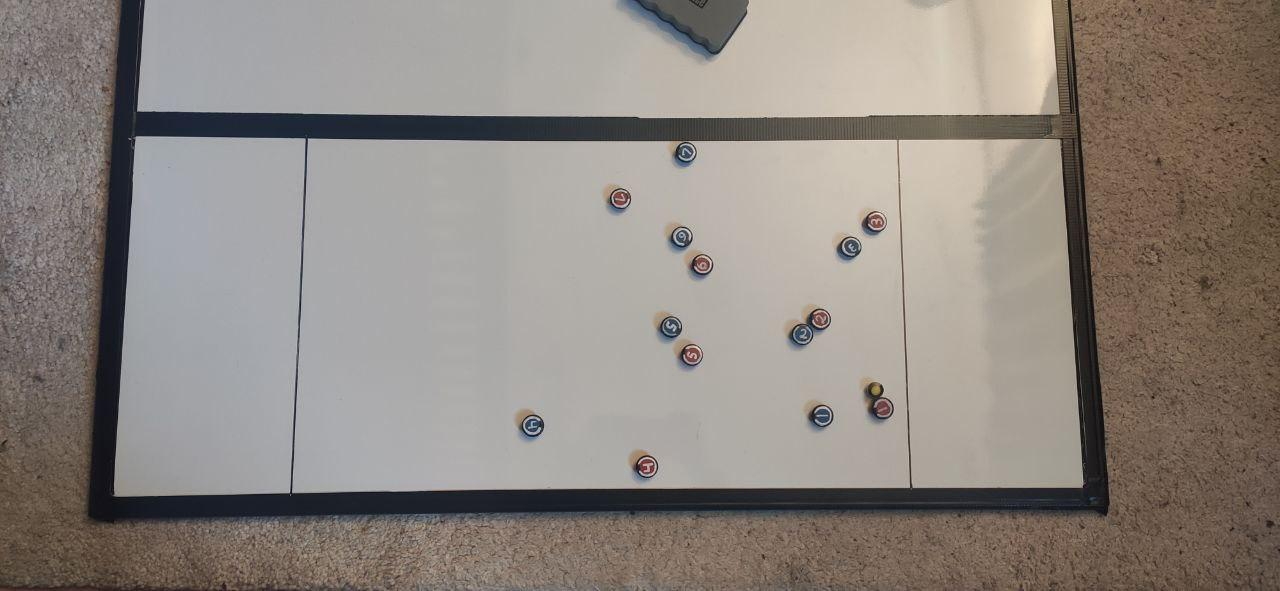
#> input picture input_imgs/disc.jpg, 1280 x 591 px, given in place of current.jpg, which was not available
$ python ip_camera.py
#> lines starting #> are read from the running program, lines starting #| are printed output that depends on the picture; pictures that were not available may be replaced by others from this repository, and a replacement may not be noted
### cv_utils.py
import cv2
import cfg
import numpy as np
show_count = 0


# [26 lines left out: functions min_max_normalize, crop_to_content, rotate_img, not called in this run]


def display_img(img, window_name=None, wait=True, pos=None, scale=None):
    global show_count
    if scale is None:
        border_px = 10
        scale = (cfg.resolution_x / cfg.max_num_windows - 2 * border_px) / img.shape[1]
    else:
        scale /= cfg.resize_factor
    pos = show_count if pos is None else pos
    h, w = (np.array(img.shape[:2]) * scale).astype(np.int32)
    window_name = f'{show_count}' if window_name is None else window_name
    cv2.imshow(window_name, cv2.resize(img, (w, h)))
    window_x = (cfg.resolution_x // cfg.max_num_windows) * (pos % cfg.max_num_windows)
    cv2.moveWindow(window_name, window_x, 0)
    show_count += 1
    cv2.waitKey(0) if wait else None


# [4 lines left out: function display_imgs, not called in this run]


def get_contour_center(contour):
    moments = cv2.moments(contour)
    return np.array([moments['m10']/moments['m00'], moments['m01']/moments['m00']])


# [26 lines left out: functions find_contours, round_to_odd, round_to_even, adaptive_threshold, not called in this run]

### ip_camera.py
import os

import urllib3
import socket
import cfg
import cv2
import time
import re
import cv_utils
import http
from datetime import datetime
from contextlib import contextmanager
import numpy as np


def trigger_remote_camera(img_number=0):
    sock = socket.socket(socket.AF_INET, socket.SOCK_DGRAM)  # UDP
    sock.sendto(bytes(f'F', "utf-8"), (cfg.ip, cfg.udp_port))
    time.sleep(cfg.autofocus_time_seconds)  # wait for autofocus
    sock.sendto(bytes(f'C{img_number}', "utf-8"), (cfg.ip, cfg.udp_port))
    pass


def filename_2_number(name):
    splitted = name.split('_')
    if len(splitted) == 2:
        return -1
    else:
        num = splitted[-1].split('.')[0]
        return int(num)


def find_photo(img_number=0):  # todo check status?
    response = urllib3.PoolManager().request("GET", f'{cfg.ip}:{cfg.http_port}')
    if response.status == http.HTTPStatus.OK:
        response = str(response.data)
    else:
        return None
    pattern = re.compile(f'>{cfg.img_prefix}{img_number}(?:_\d+)?\.jpg')
    matches = pattern.findall(response)
    if not matches:
        return None
    matches = sorted([m[1:] for m in matches], key=filename_2_number)
    filename = sorted(matches, key=filename_2_number)[-1]
    return filename


def download_photo(img_number=0, last_filename=None):
    filename_on_server = find_photo(img_number)
    if filename_on_server == last_filename:
        return None
    url = f'{cfg.ip}:{cfg.http_port}/{filename_on_server}'
    response = urllib3.PoolManager().request("GET", url)
    data = response.data if response.status == http.HTTPStatus.OK else None
    return data


def take_photo(save_path=cfg.camera_save_path, img_number_on_server=0):
    last_filename = find_photo(img_number_on_server)
    trigger_remote_camera(img_number_on_server)
    i, delay, timeout = 0, 0.3, 10
    img_data = download_photo(img_number_on_server, last_filename)
    while img_data is None:
        if i * delay >= timeout:
            print('failed to take photo')
            return False
        i += 1
        time.sleep(delay)
        img_data = download_photo(img_number_on_server, last_filename)
    os.makedirs(os.path.dirname(save_path), exist_ok=True)
    with open(save_path, 'wb') as f:
        f.write(img_data)
    return True

@contextmanager
def measure_time():
    t0 = None
    try:
        t0 = datetime.now()
        yield
    finally:
        t1 = datetime.now()
        if t0 is not None:
            delta = t1 - t0
            print(f'execution time: {delta.total_seconds()}')


if __name__ == '__main__':
    filename = cfg.camera_save_path
    with measure_time():
        take_photo(filename)
#> (the call stopped at in find_photo, `response = urllib3.PoolManager().request("GET", f'{cfg.ip}:{cfg.http_p..`: urllib3 is not available in this run)
    img = np.rot90(cv2.imread(filename))
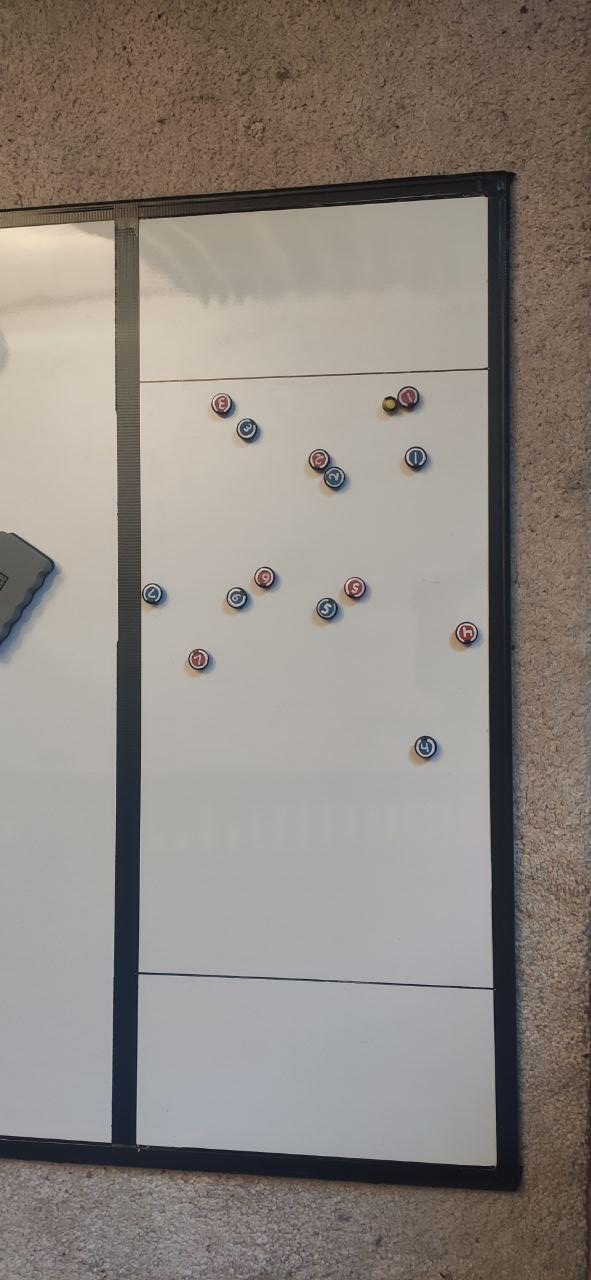
#> img: shape (1280, 591, 3); mean B, G, R 128.4, 134.7, 142.4
    cv_utils.display_img(img, scale=10)
#> in display_img, `cv2.imshow(window_name, cv2.resize(img, (w, h)))`:
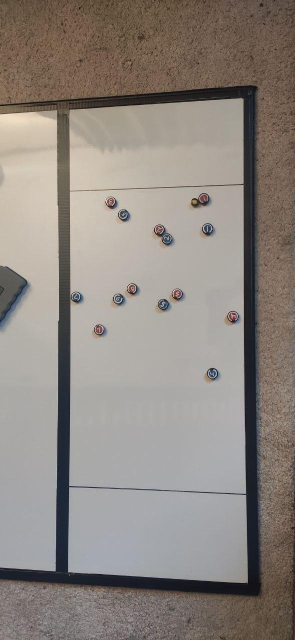
#> window '0': shape (640, 295, 3); mean B, G, R 128.4, 134.7, 142.4

$ run again, on input_images/ho-stack-1.jpg
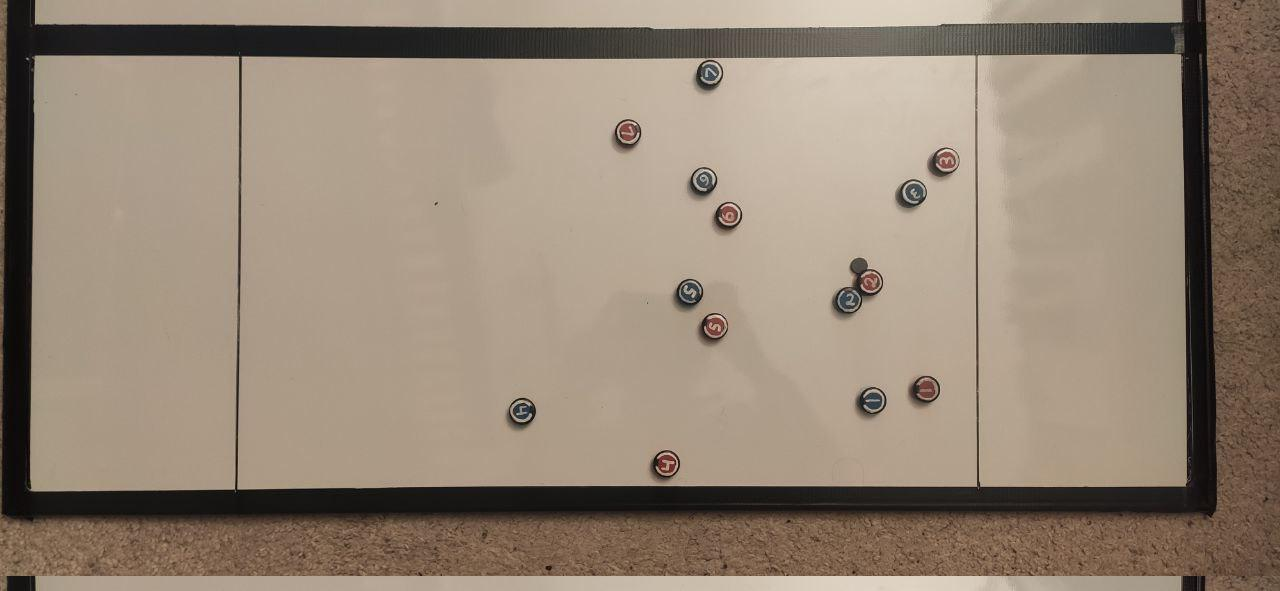
#> input picture input_images/ho-stack-1.jpg, 1280 x 591 px, given in place of current.jpg, which was not available
#> `img = np.rot90(cv2.imread(filename))`:
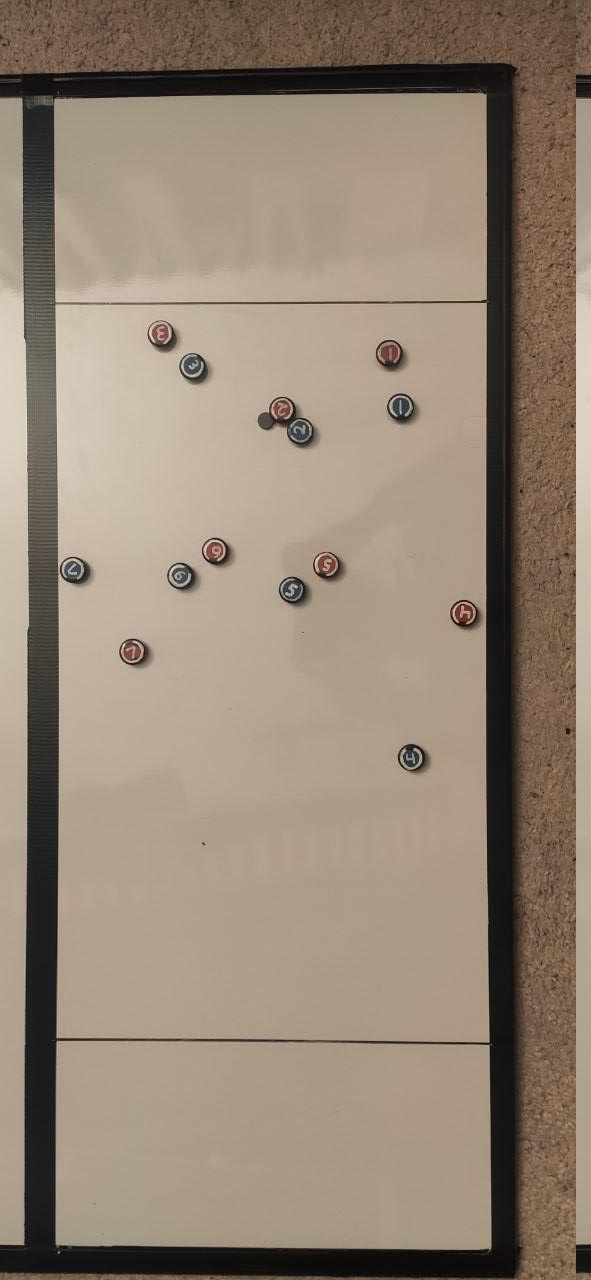
#> img: shape (1280, 591, 3); mean B, G, R 117.8, 134.1, 149.6
